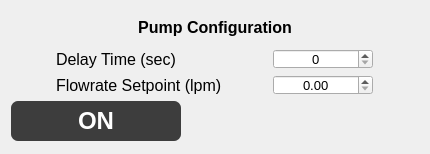
<?xml version="1.0" encoding="UTF-8"?>
<ui version="4.0">
 <class>WidgetFrontPanel_PumpControl</class>
 <widget class="QWidget" name="WidgetFrontPanel_PumpControl">
  <property name="geometry">
   <rect>
    <x>0</x>
    <y>0</y>
    <width>430</width>
    <height>154</height>
   </rect>
  </property>
  <property name="sizePolicy">
   <sizepolicy hsizetype="Fixed" vsizetype="Fixed">
    <horstretch>0</horstretch>
    <verstretch>0</verstretch>
   </sizepolicy>
  </property>
  <property name="windowTitle">
   <string>Form</string>
  </property>
  <layout class="QGridLayout" name="gridLayout">
   <item row="0" column="0" colspan="2">
    <layout class="QHBoxLayout" name="horizontalLayout_17">
     <item>
      <spacer name="horizontalSpacer_23">
       <property name="orientation">
        <enum>Qt::Horizontal</enum>
       </property>
       <property name="sizeHint" stdset="0">
        <size>
         <width>40</width>
         <height>20</height>
        </size>
       </property>
      </spacer>
     </item>
     <item>
      <layout class="QGridLayout" name="gridLayout_24">
       <item row="0" column="0">
        <widget class="QLabel" name="label_ManualControl_5">
         <property name="sizePolicy">
          <sizepolicy hsizetype="MinimumExpanding" vsizetype="Fixed">
           <horstretch>0</horstretch>
           <verstretch>0</verstretch>
          </sizepolicy>
         </property>
         <property name="minimumSize">
          <size>
           <width>0</width>
           <height>32</height>
          </size>
         </property>
         <property name="maximumSize">
          <size>
           <width>16777215</width>
           <height>32</height>
          </size>
         </property>
         <property name="font">
          <font>
           <pointsize>12</pointsize>
           <weight>75</weight>
           <bold>true</bold>
          </font>
         </property>
         <property name="text">
          <string>Pump Configuration</string>
         </property>
         <property name="alignment">
          <set>Qt::AlignCenter</set>
         </property>
        </widget>
       </item>
      </layout>
     </item>
     <item>
      <spacer name="horizontalSpacer_24">
       <property name="orientation">
        <enum>Qt::Horizontal</enum>
       </property>
       <property name="sizeHint" stdset="0">
        <size>
         <width>40</width>
         <height>20</height>
        </size>
       </property>
      </spacer>
     </item>
    </layout>
   </item>
   <item row="1" column="0" colspan="2">
    <layout class="QGridLayout" name="gridLayout_15">
     <item row="0" column="1">
      <widget class="QDoubleSpinBox" name="doubleSpinBox_delayTime">
       <property name="sizePolicy">
        <sizepolicy hsizetype="Fixed" vsizetype="Fixed">
         <horstretch>0</horstretch>
         <verstretch>0</verstretch>
        </sizepolicy>
       </property>
       <property name="minimumSize">
        <size>
         <width>100</width>
         <height>20</height>
        </size>
       </property>
       <property name="maximumSize">
        <size>
         <width>100</width>
         <height>20</height>
        </size>
       </property>
       <property name="font">
        <font>
         <pointsize>10</pointsize>
        </font>
       </property>
       <property name="alignment">
        <set>Qt::AlignCenter</set>
       </property>
       <property name="decimals">
        <number>0</number>
       </property>
       <property name="value">
        <double>0.000000000000000</double>
       </property>
      </widget>
     </item>
     <item row="1" column="0">
      <widget class="QLabel" name="label_Flowrate">
       <property name="sizePolicy">
        <sizepolicy hsizetype="Fixed" vsizetype="Fixed">
         <horstretch>0</horstretch>
         <verstretch>0</verstretch>
        </sizepolicy>
       </property>
       <property name="minimumSize">
        <size>
         <width>136</width>
         <height>20</height>
        </size>
       </property>
       <property name="maximumSize">
        <size>
         <width>16777215</width>
         <height>20</height>
        </size>
       </property>
       <property name="font">
        <font>
         <pointsize>12</pointsize>
        </font>
       </property>
       <property name="text">
        <string>Flowrate Setpoint (lpm)</string>
       </property>
      </widget>
     </item>
     <item row="1" column="1">
      <widget class="QDoubleSpinBox" name="doubleSpinBox_flowRate">
       <property name="sizePolicy">
        <sizepolicy hsizetype="Fixed" vsizetype="Fixed">
         <horstretch>0</horstretch>
         <verstretch>0</verstretch>
        </sizepolicy>
       </property>
       <property name="minimumSize">
        <size>
         <width>100</width>
         <height>20</height>
        </size>
       </property>
       <property name="maximumSize">
        <size>
         <width>100</width>
         <height>20</height>
        </size>
       </property>
       <property name="font">
        <font>
         <pointsize>10</pointsize>
        </font>
       </property>
       <property name="alignment">
        <set>Qt::AlignCenter</set>
       </property>
       <property name="decimals">
        <number>2</number>
       </property>
      </widget>
     </item>
     <item row="0" column="0">
      <widget class="QLabel" name="label_delayTim">
       <property name="sizePolicy">
        <sizepolicy hsizetype="Fixed" vsizetype="Fixed">
         <horstretch>0</horstretch>
         <verstretch>0</verstretch>
        </sizepolicy>
       </property>
       <property name="minimumSize">
        <size>
         <width>136</width>
         <height>20</height>
        </size>
       </property>
       <property name="maximumSize">
        <size>
         <width>16777215</width>
         <height>20</height>
        </size>
       </property>
       <property name="font">
        <font>
         <pointsize>12</pointsize>
        </font>
       </property>
       <property name="text">
        <string>Delay Time (sec)</string>
       </property>
      </widget>
     </item>
    </layout>
   </item>
   <item row="2" column="0">
    <widget class="QPushButton" name="pushButton_PumpRunning">
     <property name="sizePolicy">
      <sizepolicy hsizetype="Fixed" vsizetype="Fixed">
       <horstretch>0</horstretch>
       <verstretch>0</verstretch>
      </sizepolicy>
     </property>
     <property name="minimumSize">
      <size>
       <width>170</width>
       <height>40</height>
      </size>
     </property>
     <property name="maximumSize">
      <size>
       <width>16777215</width>
       <height>40</height>
      </size>
     </property>
     <property name="font">
      <font>
       <pointsize>18</pointsize>
       <weight>75</weight>
       <italic>false</italic>
       <bold>true</bold>
       <underline>false</underline>
      </font>
     </property>
     <property name="styleSheet">
      <string notr="true">QMainWindow{
background-color:#1d1d1d;
}

QMenuBar{
background-color:#1d1d1d;
padding:5px;
	font: 12pt &quot;MS Shell Dlg 2&quot;;
}

QMenuBar::item{
background-color:#1d1d1d;
color:#fff;
padding:5px;

}

QMenu{
color:#fff;
padding:0;
}

QMenu::item:selected{
color:#fff;
background-color:#00aba9;
}

QTableWidget{
background-color:#3d3d3d;
color:#fff;
  selection-background-color: #da532c;
border:solid;
border-width:3px;
border-color:#da532c;
}
QHeaderView::section{
background-color:qlineargradient(spread:pad, x1:0, y1:0, x2:1, y2:0, stop:0 rgba(20, 158, 217, 255), stop:1 rgba(36, 158, 217, 255));
border:none;
border-top-style:solid;
border-width:1px;
border-top-color:qlineargradient(spread:pad, x1:0, y1:0, x2:1, y2:0, stop:0 rgba(20, 158, 217, 255), stop:1 rgba(36, 158, 217, 255));
color:#fff;

}
QHeaderView{
background-color:qlineargradient(spread:pad, x1:0, y1:0, x2:1, y2:0, stop:0 rgba(20, 158, 217, 255), stop:1 rgba(36, 158, 217, 255));

border:none;
border-top-style:solid;
border-width:1px;
border-top-color:#149ED9;
color:#fff;
	font: 75 12pt &quot;Calibri&quot;;
}

QTableCornerButton::section{
border:none;
background-color:#149ED9;
}

QListWidget{
background-color:#3d3d3d;
color:#fff;
}

QMenu{
background-color:#3d3d3d;
}
QStatusBar{
background-color:#7e3878;
color:#fff;
}

QPushButton{
border-style:solid;
background-color:#3d3d3d;
color:#fff;
border-radius:7px;
}

QPushButton:disabled {
background-color: rgb(204, 0, 0);
}

QPushButton:hover{
color:#ccc;
	background-color: qlineargradient(spread:pad, x1:0.517, y1:0, x2:0.517, y2:1, stop:0 rgba(45, 45, 45, 255), stop:0.505682 rgba(45, 45, 45, 255), stop:1 rgba(29, 29, 29, 255));
	border-color:#2d89ef;
border-width:2px;
}

QPushButton:pressed{
background-color: qlineargradient(spread:pad, x1:0.517, y1:0, x2:0.517, y2:1, stop:0 rgba(29, 29, 29, 255), stop:0.505682 rgba(45, 45, 45, 255), stop:1 rgba(29, 29, 29, 255));
}


QTabWidget::tab{
background-color:#3d3d3d;
}

QLineEdit{
border-radius:0;
}

QProgressBar{
border-radius:0;
text-align:center;
color:#fff;
background-color:transparent;
border: 2px solid #e3a21a;
border-radius:7px;
	font: 75 12pt &quot;Open Sans&quot;;

}

QProgressBar::chunk{
background-color:#2d89ef;
width:20px;
}</string>
     </property>
     <property name="text">
      <string>ON</string>
     </property>
    </widget>
   </item>
   <item row="2" column="1">
    <spacer name="horizontalSpacer">
     <property name="orientation">
      <enum>Qt::Horizontal</enum>
     </property>
     <property name="sizeHint" stdset="0">
      <size>
       <width>120</width>
       <height>20</height>
      </size>
     </property>
    </spacer>
   </item>
  </layout>
 </widget>
 <resources/>
 <connections/>
</ui>
